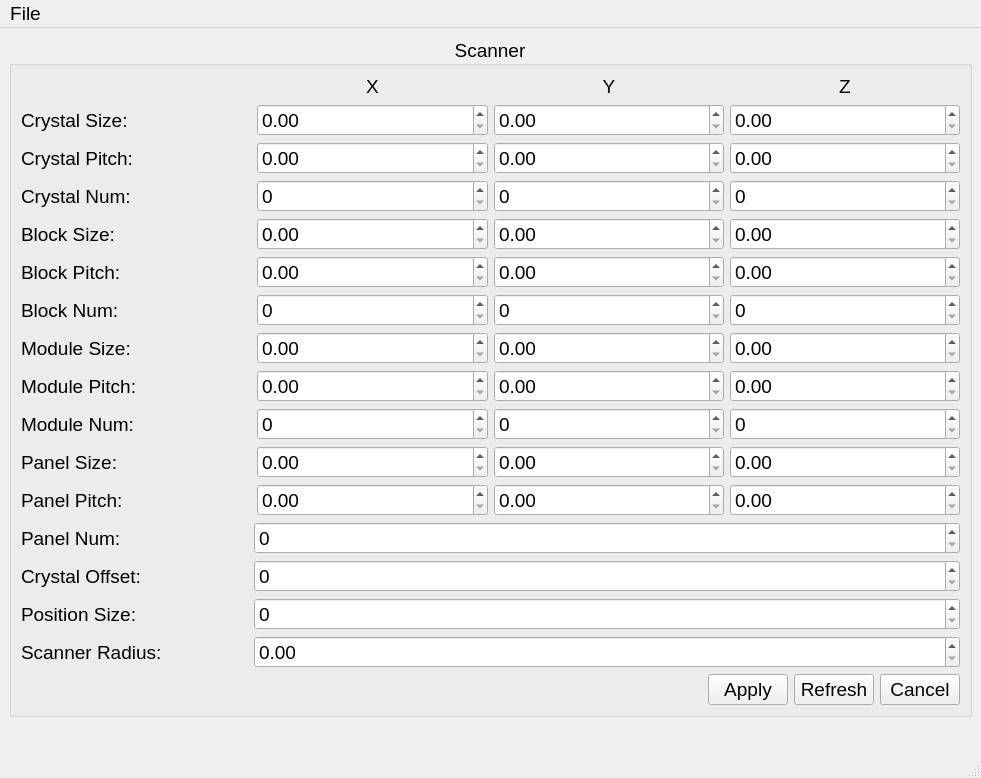
<?xml version="1.0" encoding="UTF-8"?>
<ui version="4.0">
 <class>MainWindow</class>
 <widget class="QMainWindow" name="MainWindow">
  <property name="geometry">
   <rect>
    <x>0</x>
    <y>0</y>
    <width>981</width>
    <height>778</height>
   </rect>
  </property>
  <property name="windowTitle">
   <string>MainWindow</string>
  </property>
  <widget class="QWidget" name="centralwidget">
   <layout class="QVBoxLayout" name="verticalLayout_2">
    <item>
     <widget class="QGroupBox" name="groupBox">
      <property name="font">
       <font>
        <pointsize>14</pointsize>
       </font>
      </property>
      <property name="layoutDirection">
       <enum>Qt::LeftToRight</enum>
      </property>
      <property name="title">
       <string>Scanner</string>
      </property>
      <property name="alignment">
       <set>Qt::AlignCenter</set>
      </property>
      <property name="flat">
       <bool>false</bool>
      </property>
      <layout class="QHBoxLayout" name="horizontalLayout">
       <item>
        <layout class="QVBoxLayout" name="verticalLayout">
         <item>
          <layout class="QHBoxLayout" name="horizontalLayout_2">
           <item>
            <widget class="QLabel" name="label">
             <property name="text">
              <string/>
             </property>
            </widget>
           </item>
           <item>
            <widget class="QLabel" name="label_x">
             <property name="text">
              <string>X</string>
             </property>
             <property name="alignment">
              <set>Qt::AlignCenter</set>
             </property>
            </widget>
           </item>
           <item>
            <widget class="QLabel" name="label_y">
             <property name="text">
              <string>Y</string>
             </property>
             <property name="alignment">
              <set>Qt::AlignCenter</set>
             </property>
            </widget>
           </item>
           <item>
            <widget class="QLabel" name="label_z">
             <property name="text">
              <string>Z</string>
             </property>
             <property name="alignment">
              <set>Qt::AlignCenter</set>
             </property>
            </widget>
           </item>
          </layout>
         </item>
         <item>
          <layout class="QHBoxLayout" name="horizontalLayout_3">
           <item>
            <widget class="QLabel" name="label_5">
             <property name="text">
              <string>Crystal Size:</string>
             </property>
            </widget>
           </item>
           <item>
            <widget class="QDoubleSpinBox" name="doubleSpinBox"/>
           </item>
           <item>
            <widget class="QDoubleSpinBox" name="doubleSpinBox_2"/>
           </item>
           <item>
            <widget class="QDoubleSpinBox" name="doubleSpinBox_3"/>
           </item>
          </layout>
         </item>
         <item>
          <layout class="QHBoxLayout" name="horizontalLayout_4">
           <property name="sizeConstraint">
            <enum>QLayout::SetDefaultConstraint</enum>
           </property>
           <item>
            <widget class="QLabel" name="label_6">
             <property name="text">
              <string>Crystal Pitch:</string>
             </property>
            </widget>
           </item>
           <item>
            <widget class="QDoubleSpinBox" name="doubleSpinBox_4"/>
           </item>
           <item>
            <widget class="QDoubleSpinBox" name="doubleSpinBox_5"/>
           </item>
           <item>
            <widget class="QDoubleSpinBox" name="doubleSpinBox_6"/>
           </item>
          </layout>
         </item>
         <item>
          <layout class="QHBoxLayout" name="horizontalLayout_5">
           <item>
            <widget class="QLabel" name="label_7">
             <property name="text">
              <string>Crystal Num:</string>
             </property>
            </widget>
           </item>
           <item>
            <widget class="QSpinBox" name="spinBox_7"/>
           </item>
           <item>
            <widget class="QSpinBox" name="spinBox_8"/>
           </item>
           <item>
            <widget class="QSpinBox" name="spinBox_9"/>
           </item>
          </layout>
         </item>
         <item>
          <layout class="QHBoxLayout" name="horizontalLayout_6">
           <item>
            <widget class="QLabel" name="label_8">
             <property name="text">
              <string>Block Size:</string>
             </property>
            </widget>
           </item>
           <item>
            <widget class="QDoubleSpinBox" name="doubleSpinBox_10"/>
           </item>
           <item>
            <widget class="QDoubleSpinBox" name="doubleSpinBox_11"/>
           </item>
           <item>
            <widget class="QDoubleSpinBox" name="doubleSpinBox_12"/>
           </item>
          </layout>
         </item>
         <item>
          <layout class="QHBoxLayout" name="horizontalLayout_7">
           <item>
            <widget class="QLabel" name="label_9">
             <property name="text">
              <string>Block Pitch:</string>
             </property>
            </widget>
           </item>
           <item>
            <widget class="QDoubleSpinBox" name="doubleSpinBox_13"/>
           </item>
           <item>
            <widget class="QDoubleSpinBox" name="doubleSpinBox_14"/>
           </item>
           <item>
            <widget class="QDoubleSpinBox" name="doubleSpinBox_15"/>
           </item>
          </layout>
         </item>
         <item>
          <layout class="QHBoxLayout" name="horizontalLayout_19">
           <item>
            <widget class="QLabel" name="label_26">
             <property name="text">
              <string>Block Num:</string>
             </property>
            </widget>
           </item>
           <item>
            <widget class="QSpinBox" name="spinBox_10"/>
           </item>
           <item>
            <widget class="QSpinBox" name="spinBox_11"/>
           </item>
           <item>
            <widget class="QSpinBox" name="spinBox_12"/>
           </item>
          </layout>
         </item>
         <item>
          <layout class="QHBoxLayout" name="horizontalLayout_8">
           <item>
            <widget class="QLabel" name="label_10">
             <property name="text">
              <string>Module Size:</string>
             </property>
            </widget>
           </item>
           <item>
            <widget class="QDoubleSpinBox" name="doubleSpinBox_16"/>
           </item>
           <item>
            <widget class="QDoubleSpinBox" name="doubleSpinBox_17"/>
           </item>
           <item>
            <widget class="QDoubleSpinBox" name="doubleSpinBox_18"/>
           </item>
          </layout>
         </item>
         <item>
          <layout class="QHBoxLayout" name="horizontalLayout_9">
           <item>
            <widget class="QLabel" name="label_11">
             <property name="text">
              <string>Module Pitch:</string>
             </property>
            </widget>
           </item>
           <item>
            <widget class="QDoubleSpinBox" name="doubleSpinBox_19"/>
           </item>
           <item>
            <widget class="QDoubleSpinBox" name="doubleSpinBox_20"/>
           </item>
           <item>
            <widget class="QDoubleSpinBox" name="doubleSpinBox_21"/>
           </item>
          </layout>
         </item>
         <item>
          <layout class="QHBoxLayout" name="horizontalLayout_20">
           <item>
            <widget class="QLabel" name="label_27">
             <property name="text">
              <string>Module Num:</string>
             </property>
            </widget>
           </item>
           <item>
            <widget class="QSpinBox" name="spinBox_13"/>
           </item>
           <item>
            <widget class="QSpinBox" name="spinBox_14"/>
           </item>
           <item>
            <widget class="QSpinBox" name="spinBox_15"/>
           </item>
          </layout>
         </item>
         <item>
          <layout class="QHBoxLayout" name="horizontalLayout_10">
           <item>
            <widget class="QLabel" name="label_12">
             <property name="text">
              <string>Panel Size:</string>
             </property>
            </widget>
           </item>
           <item>
            <widget class="QDoubleSpinBox" name="doubleSpinBox_22"/>
           </item>
           <item>
            <widget class="QDoubleSpinBox" name="doubleSpinBox_23"/>
           </item>
           <item>
            <widget class="QDoubleSpinBox" name="doubleSpinBox_24"/>
           </item>
          </layout>
         </item>
         <item>
          <layout class="QHBoxLayout" name="horizontalLayout_11">
           <item>
            <widget class="QLabel" name="label_13">
             <property name="text">
              <string>Panel Pitch:</string>
             </property>
            </widget>
           </item>
           <item>
            <widget class="QDoubleSpinBox" name="doubleSpinBox_25"/>
           </item>
           <item>
            <widget class="QDoubleSpinBox" name="doubleSpinBox_26"/>
           </item>
           <item>
            <widget class="QDoubleSpinBox" name="doubleSpinBox_27"/>
           </item>
          </layout>
         </item>
         <item>
          <layout class="QHBoxLayout" name="horizontalLayout_12">
           <item>
            <widget class="QLabel" name="label_14">
             <property name="sizePolicy">
              <sizepolicy hsizetype="Fixed" vsizetype="Preferred">
               <horstretch>0</horstretch>
               <verstretch>0</verstretch>
              </sizepolicy>
             </property>
             <property name="minimumSize">
              <size>
               <width>227</width>
               <height>0</height>
              </size>
             </property>
             <property name="text">
              <string>Panel Num:</string>
             </property>
             <property name="wordWrap">
              <bool>false</bool>
             </property>
            </widget>
           </item>
           <item>
            <widget class="QSpinBox" name="spinBox_30">
             <property name="sizePolicy">
              <sizepolicy hsizetype="Minimum" vsizetype="Fixed">
               <horstretch>0</horstretch>
               <verstretch>0</verstretch>
              </sizepolicy>
             </property>
            </widget>
           </item>
          </layout>
         </item>
         <item>
          <layout class="QHBoxLayout" name="horizontalLayout_13">
           <item>
            <widget class="QLabel" name="label_15">
             <property name="sizePolicy">
              <sizepolicy hsizetype="Fixed" vsizetype="Preferred">
               <horstretch>0</horstretch>
               <verstretch>0</verstretch>
              </sizepolicy>
             </property>
             <property name="minimumSize">
              <size>
               <width>227</width>
               <height>0</height>
              </size>
             </property>
             <property name="text">
              <string>Crystal Offset:</string>
             </property>
            </widget>
           </item>
           <item>
            <widget class="QSpinBox" name="spinBox_31"/>
           </item>
          </layout>
         </item>
         <item>
          <layout class="QHBoxLayout" name="horizontalLayout_14">
           <item>
            <widget class="QLabel" name="label_16">
             <property name="sizePolicy">
              <sizepolicy hsizetype="Fixed" vsizetype="Preferred">
               <horstretch>0</horstretch>
               <verstretch>0</verstretch>
              </sizepolicy>
             </property>
             <property name="minimumSize">
              <size>
               <width>227</width>
               <height>0</height>
              </size>
             </property>
             <property name="text">
              <string>Position Size:</string>
             </property>
            </widget>
           </item>
           <item>
            <widget class="QSpinBox" name="spinBox_32"/>
           </item>
          </layout>
         </item>
         <item>
          <layout class="QHBoxLayout" name="horizontalLayout_15">
           <item>
            <widget class="QLabel" name="label_17">
             <property name="sizePolicy">
              <sizepolicy hsizetype="Fixed" vsizetype="Preferred">
               <horstretch>0</horstretch>
               <verstretch>0</verstretch>
              </sizepolicy>
             </property>
             <property name="minimumSize">
              <size>
               <width>227</width>
               <height>0</height>
              </size>
             </property>
             <property name="text">
              <string>Scanner Radius:</string>
             </property>
            </widget>
           </item>
           <item>
            <widget class="QDoubleSpinBox" name="doubleSpinBox_33"/>
           </item>
          </layout>
         </item>
         <item>
          <layout class="QHBoxLayout" name="horizontalLayout_16">
           <item>
            <spacer name="horizontalSpacer">
             <property name="orientation">
              <enum>Qt::Horizontal</enum>
             </property>
             <property name="sizeHint" stdset="0">
              <size>
               <width>40</width>
               <height>20</height>
              </size>
             </property>
            </spacer>
           </item>
           <item>
            <widget class="QPushButton" name="pushButton">
             <property name="text">
              <string>Apply</string>
             </property>
            </widget>
           </item>
           <item>
            <widget class="QPushButton" name="pushButton_2">
             <property name="text">
              <string>Refresh</string>
             </property>
            </widget>
           </item>
           <item>
            <widget class="QPushButton" name="pushButton_3">
             <property name="text">
              <string>Cancel</string>
             </property>
            </widget>
           </item>
          </layout>
         </item>
        </layout>
       </item>
      </layout>
     </widget>
    </item>
    <item>
     <spacer name="verticalSpacer">
      <property name="orientation">
       <enum>Qt::Vertical</enum>
      </property>
      <property name="sizeHint" stdset="0">
       <size>
        <width>20</width>
        <height>40</height>
       </size>
      </property>
     </spacer>
    </item>
   </layout>
  </widget>
  <widget class="QMenuBar" name="menubar">
   <property name="geometry">
    <rect>
     <x>0</x>
     <y>0</y>
     <width>981</width>
     <height>34</height>
    </rect>
   </property>
   <property name="font">
    <font>
     <pointsize>14</pointsize>
    </font>
   </property>
   <widget class="QMenu" name="menuFile">
    <property name="title">
     <string>File</string>
    </property>
    <addaction name="actionNew_File"/>
    <addaction name="actionOpen_File"/>
   </widget>
   <addaction name="menuFile"/>
  </widget>
  <widget class="QStatusBar" name="statusbar"/>
  <action name="actionNew_File">
   <property name="text">
    <string>New File</string>
   </property>
   <property name="font">
    <font>
     <pointsize>11</pointsize>
    </font>
   </property>
  </action>
  <action name="actionOpen_File">
   <property name="text">
    <string>Open File...</string>
   </property>
  </action>
 </widget>
 <resources/>
 <connections/>
</ui>
